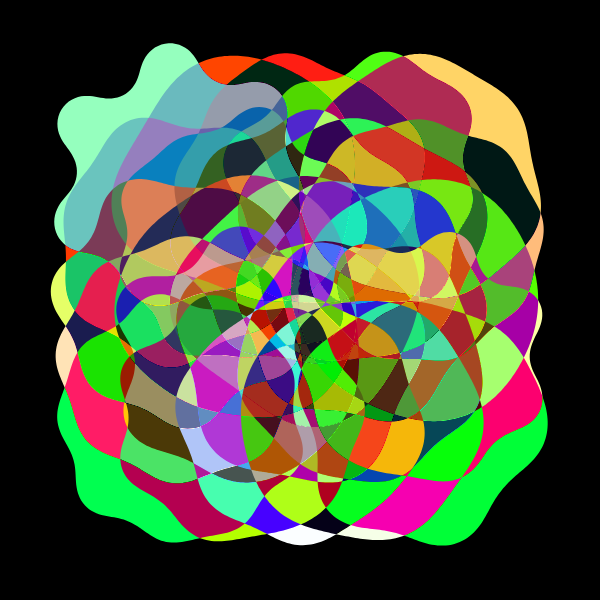
Frame 1 (no input)
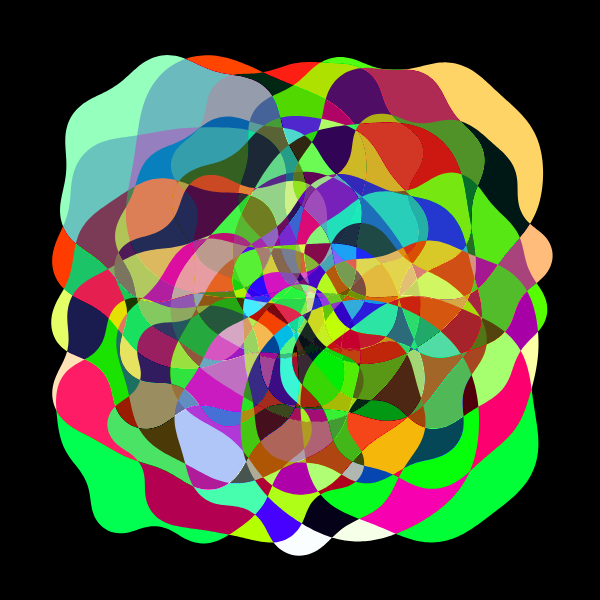
Frame 60 (no input)
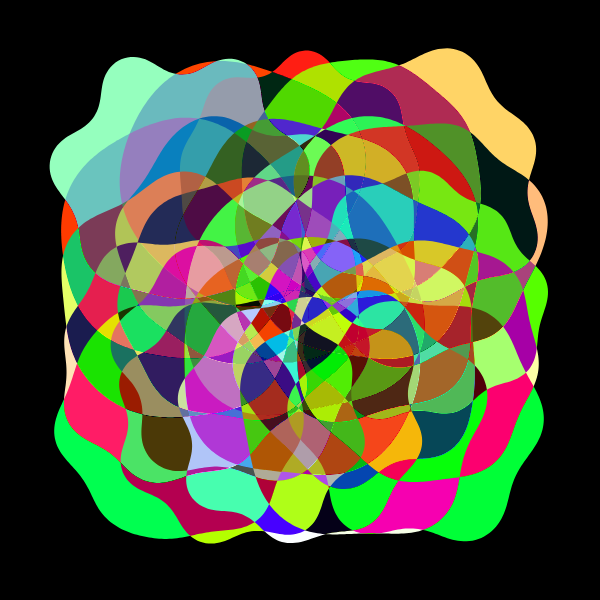
Frame 120 (the mouse pressed at the canvas centre since frame 60)

The p5.js sketch that drew these frames (run headless with seeded random() and noise() and a simulated clock; from frame 60 on, the mouse is pressed at the canvas centre):

// p5.js sketch
// ── sketch.js
/* Forked from  kusakari 
Fork and modifications by Nina Lutz
*/
let _minWidth;

function setup() {

  var canvas;
  if(windowWidth>=600 && windowHeight >=600){
    canvas = createCanvas(600, 600);
  }
  else{
    canvas = createCanvas(windowWidth, windowHeight - 100);
  }

  var x = (windowWidth - width) / 2;
  var y = (windowHeight - height) / 2;

  canvas.position(x, y);

  colorMode(HSB, 360, 100, 100, 255);
  setObject();
}

let _aryLine = [];
function setObject() {
  _minWidth = min(width, height) * 0.5;
  noStroke();
noFill()
  strokeJoin(MITER);
  let numLine = 5;
  for (let i = 0; i < numLine; i++) {
    for (let j = 0; j < numLine; j++) {
      let col = color(random(200), random(200), 100);
      let step = _minWidth / numLine;
      let x = -_minWidth / 2 + step / 2 + step * i;
      let y = -_minWidth / 2 + step / 2 + step * j;
      let centXy = createVector(x, y);
      let r = _minWidth / 2.5;
      _aryLine[i + j * numLine] = new BendLine(centXy, r, col);
    }
  }
}

class BendLine {
  constructor(centXy, r, col) {
    this.centXy = centXy;
    this.r = r;
    this.col = col;
    this.numPoints = 300;
    this.aryXy = [];
    for (let i = 0; i < this.numPoints; i++) {
      let ang = 2*PI / this.numPoints * i;
      this.aryXy[i] = p5.Vector.add(this.centXy, createVector(this.r * cos(ang), this.r * sin(ang)));
    }
    this.numBend = 3;
    this.aryRParameter = [];
    for (let i = 0; i < this.numBend; i++) {
      this.aryRParameter[i] = [this.r / 30 * 0.8**i, random(2*PI), 2*PI / random(100, 500)];//[max, init, speed]
    }
    this.aryinitAngParameter = [];
    for (let i = 0; i < this.numBend; i++) {
      this.aryinitAngParameter[i] = [2*PI, random(2*PI), 2*PI / random(200, 1000)];//[max, init, speed]
    }
    this.aryAngStep = [];
    for (let i = 0; i < this.numBend; i++) {
      this.aryAngStep[i] = 2*PI / this.numPoints * int(random(3, 8 + i));
    }
    this.numCycle = 2;
  }
  update() {
    this.updateR();
    this.updateInitAng();
    this.newAryXy = this.aryXy;
    for (let i = 0; i < this.numBend; i++) {
      this.newAryXy = bend(this.newAryXy, this.aryR[i], this.aryinitAng[i], this.aryAngStep[i], this.numCycle);
    }
  }
  updateR() {
    this.aryR = [];
    for (let i = 0; i < this.aryRParameter.length; i++) {
      this.aryR[i] = this.aryRParameter[i][0] * (sin(this.aryRParameter[i][1] + this.aryRParameter[i][2] * frameCount));
    }
  }
  updateInitAng() {
    this.aryinitAng = [];
    for (let i = 0; i < this.aryinitAngParameter.length; i++) {
      // this.aryinitAng[i] += -0.05*0;
      this.aryinitAng[i] = this.aryinitAngParameter[i][1] + this.aryinitAngParameter[i][0] * (sin(this.aryinitAngParameter[i][2] * frameCount));
    }
  }
  draw() {
    beginShape();
    for (let i = 0; i < this.newAryXy.length; i++) {
      vertex(this.newAryXy[i].x, this.newAryXy[i].y);
    }
    endShape(CLOSE);
  }
}

function bend(aryXy, r, initAng, angStep, numCycle) {
  let aryXy2 = aryXy;
  for (let j = 0; j < numCycle; j++) {
    let aryXyNew = [];
    for (let i = 0; i < aryXy2.length; i++) {
      let xy_1_2 = p5.Vector.sub(aryXy2[(i+1)%aryXy2.length], aryXy2[i]);
      let ang = initAng + angStep * i;
      xy_1_2.rotate(-PI/2).setMag(r * sin(ang));
      let xy = p5.Vector.add(aryXy2[i], xy_1_2);
      aryXyNew.push(xy);
    }
    aryXy2 = aryXyNew;
  }

  return aryXy2;
}

function draw() {
  blendMode(DIFFERENCE);
  clear();
  background(0);
  translate(width/2, height/2);
  for (let i = 0; i < _aryLine.length; i++) {
    _aryLine[i].update();
    fill(_aryLine[i].col);
    _aryLine[i].draw();
  }
}
